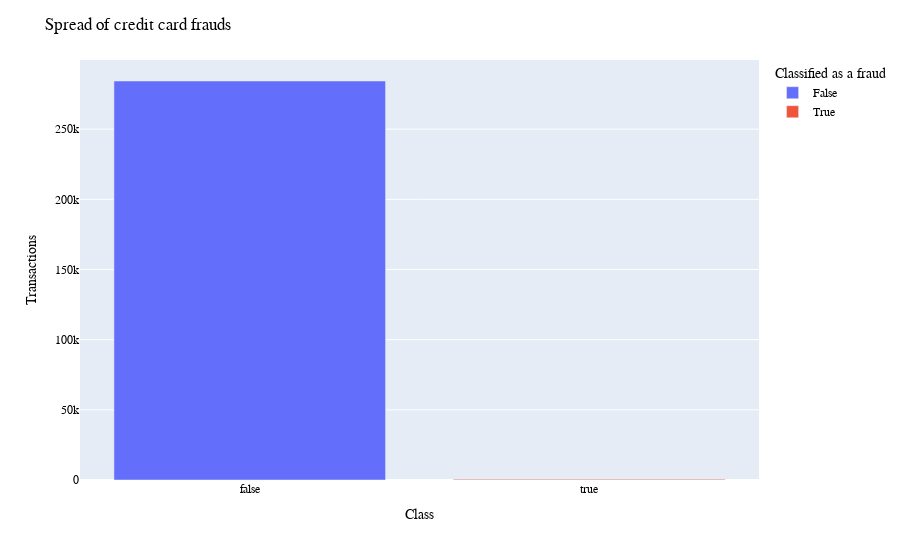

The notebook cell saved with this chart:
### Code cell
fig = px.bar(df2,
             y=df_data.groupby(["Class"]).size(),labels={'true': "hello", 'false': "hi"},
             x="Class",
             color='Class',)

fig.update_layout(
    title="Spread of credit card frauds",
    xaxis_title="Class",
    yaxis_title="Transactions",
    legend_title="Classified as a fraud",
    font=dict(
        family="Arial",
        size=12,
        color="Black"),
    
)
fig.show()

### Figure 1 — Plotly figure (JSON) as saved in the notebook; plotly's stock layout.template omitted (floating-point values rounded to 4 significant figures)
{"data": [{"alignmentgroup": "True", "hovertemplate": "Class=%{x}<br>y=%{y}<extra></extra>", "legendgroup": "False", "marker": {"color": "#636efa", "pattern": {"shape": ""}}, "name": "False", "offsetgroup": "False", "orientation": "v", "showlegend": true, "textposition": "auto", "type": "bar", "x": [false], "xaxis": "x", "y": [284315], "yaxis": "y"}, {"alignmentgroup": "True", "hovertemplate": "Class=%{x}<br>y=%{y}<extra></extra>", "legendgroup": "True", "marker": {"color": "#EF553B", "pattern": {"shape": ""}}, "name": "True", "offsetgroup": "True", "orientation": "v", "showlegend": true, "textposition": "auto", "type": "bar", "x": [true], "xaxis": "x", "y": [492], "yaxis": "y"}], "layout": {"autosize": true, "barmode": "relative", "font": {"color": "Black", "family": "Arial", "size": 12}, "legend": {"title": {"text": "Classified as a fraud"}, "tracegroupgap": 0}, "margin": {"t": 60}, "title": {"text": "Spread of credit card frauds"}, "xaxis": {"anchor": "y", "autorange": true, "categoryarray": [false, true], "categoryorder": "array", "domain": [0, 1], "range": [-0.5, 1.5], "title": {"text": "Class"}, "type": "category"}, "yaxis": {"anchor": "x", "autorange": true, "domain": [0, 1], "range": [0, 299300.0], "title": {"text": "Transactions"}, "type": "linear"}}}
